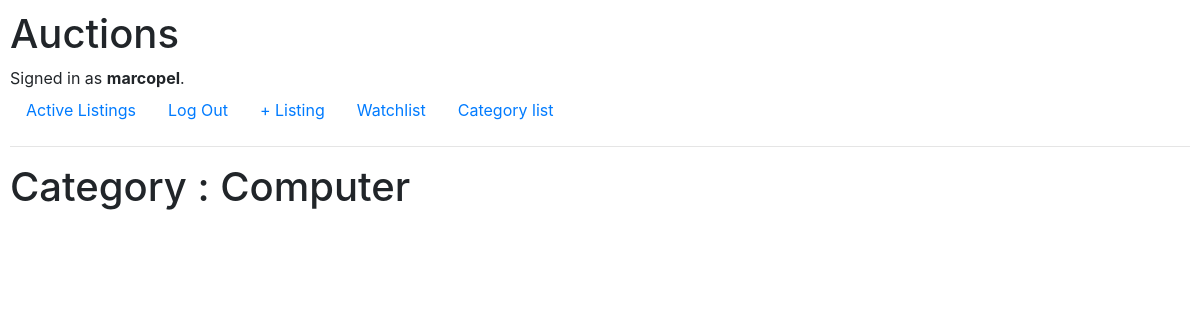
Page /1/category_detail (signed in) on the earlier database version.
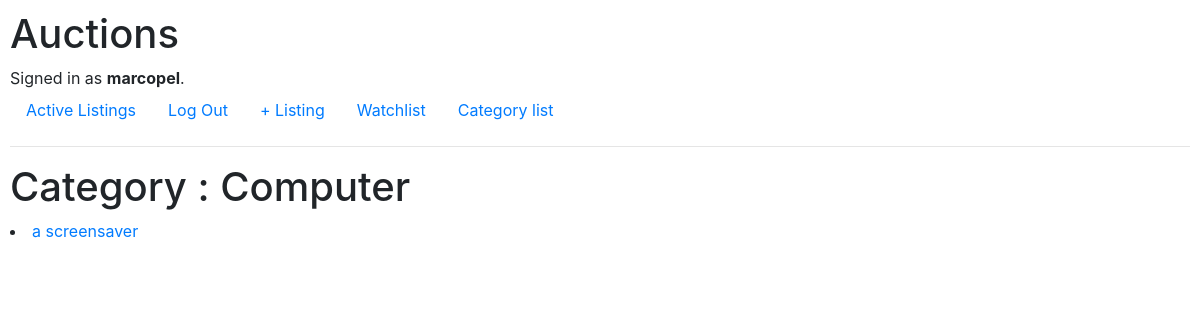
Same page on the later database version.
### auctions/models.py (models this page shows, shortened)
class AuctionListing(models.Model):
    product = models.CharField(max_length=255)
    description = models.TextField(null=True, blank=True)
    category = models.CharField(max_length=255)
    initial_price = models.PositiveIntegerField(default=0)
    sold = models.BooleanField(default=False)
    user = models.ForeignKey(User, on_delete=models.CASCADE)
    image = models.ImageField(null=True, blank=True, upload_to='images/')
    def __str__(self):
        return f"{self.product}"

### auctions/views.py (the view)
# urls.py: path("<int:category_id>/category_detail", views.category_detail, name="category_detail"),
def category_detail(request, category_id):
    category=Category.objects.get(id=category_id)
    list_of_items = AuctionListing.objects.filter(category=category).all()
    print(list(list_of_items))
    context = {'category': category, 'list_of_items': list_of_items}
    return render(request,"auctions/category_detail.html", context)

### auctions/models.py (called while the page is built)
    def __str__(self):
        return f"{self.name}"

### auctions/templates/auctions/category_detail.html (shortened to what this page needs)
{% extends "auctions/layout.html" %}
{% block body %}
<h1>Category : {{ category }} </h1>
{% if list_of_items %}
    {% for item in list_of_items %}
        <li><a href="{% url 'listing_detail' item.id %}">{{item}}</a></li>
    {% endfor %}
{% endif %}
{% endblock body %}

Differences in the rows shown:
added AuctionListing: product "a screensaver"
